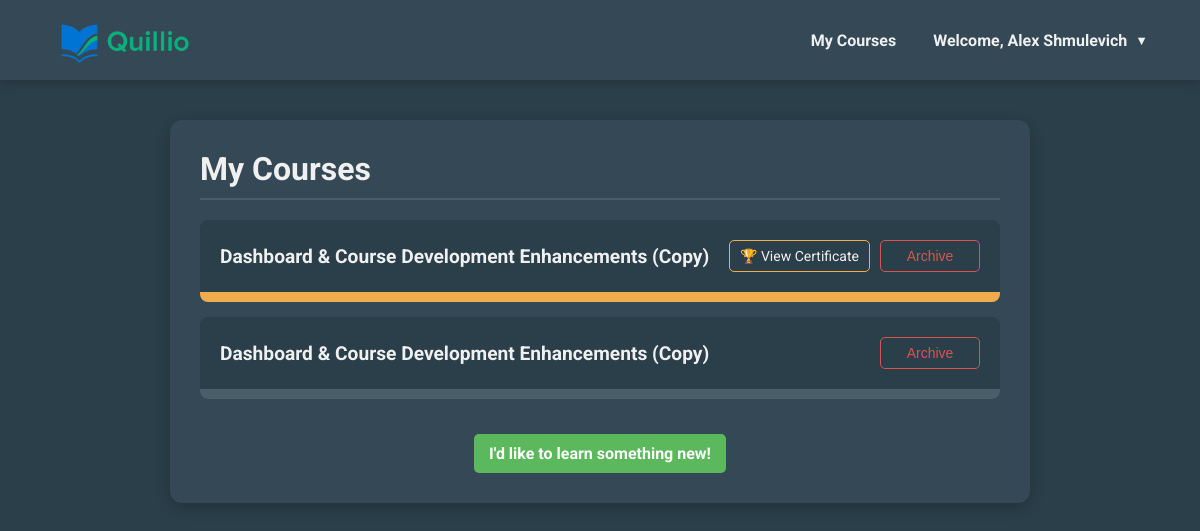
/course_dashboard (signed in), run on the app's committed database.
### app/models.py (models this page shows, shortened)
class User(UserMixin, db.Model):
    __tablename__ = 'users'
    id = db.Column(GUID(), primary_key=True, default=uuid.uuid4)
    email = db.Column(db.String(120), unique=True, nullable=False)
    password_hash = db.Column(db.String(256), nullable=False)
    full_name = db.Column(db.String(120), nullable=True)
    preferred_lesson_length = db.Column(db.Integer, nullable=False, default=15)
    language = db.Column(db.String(10), nullable=False, default='english')
    age = db.Column(db.Integer, nullable=True)
    bio = db.Column(db.Text, nullable=True)
    tokens_used = db.Column(db.Integer, nullable=False, default=0)
    is_verified = db.Column(db.Boolean, nullable=False, default=False)
    verification_token = db.Column(db.String(100), nullable=True)
    token_expires_at = db.Column(db.DateTime, nullable=True)
    reset_token = db.Column(db.String(100), unique=True, nullable=True)
    reset_token_expires = db.Column(db.DateTime, nullable=True)
    is_quillio_admin = db.Column(db.Boolean, nullable=False, default=False)
    @property
    def is_admin(self):
        return self.is_quillio_admin

class Course(db.Model):
    __tablename__ = 'courses'
    id = db.Column(GUID(), primary_key=True, default=uuid.uuid4)
    user_id = db.Column(GUID(), db.ForeignKey('users.id'), nullable=False)
    course_title = db.Column(db.String(200), nullable=False)
    course_data = db.Column(get_json_type(), nullable=False)
    status = db.Column(db.String(50), nullable=False, default='active')
    completed_lessons = db.Column(db.Integer, nullable=False, default=0)
    user = db.relationship('User', backref=db.backref('courses', lazy=True, cascade='all, delete-orphan'))

### app/routes.py (the view)
@app.route('/course_dashboard')
@login_required
def course_dashboard():
    active_courses = Course.query.filter_by(user_id=current_user.id, status='active').order_by(Course.id.desc()).all()
    return render_template('course_dashboard.html', courses=active_courses)

### app/configuration.py (called while the page is built)
@app.context_processor
def inject_csrf_token():
    return dict(csrf_token=generate_csrf())

@app.context_processor
def inject_utility_functions():
    return dict(math=math, shorten_title=shorten_title)

### app/db_utils.py (called while the page is built)
    def process_result_value(self, value, dialect):
        if value is not None:
            value = json.loads(value)
        return value

### app/models.py (called while the page is built)
@login_manager.user_loader
def load_user(user_id):
    return User.query.get(user_id)

    def process_bind_param(self, value, dialect):
        if value is None:
            return None
        if isinstance(value, str):
            try:
                if len(value) == 32 and all(c in '0123456789abcdef' for c in value.lower()):
                    value = uuid.UUID(hex=value)
                else:
                    value = uuid.UUID(value)
            except (ValueError, AttributeError):
                return value
        if isinstance(value, uuid.UUID):
            if dialect.name == 'postgresql':
                return str(value)
            return "%.32x" % value.int
        return value

    def process_result_value(self, value, dialect):
        if value is None:
            return value
        if isinstance(value, uuid.UUID):
            return value
        if isinstance(value, str) and len(value) == 32 and all(c in '0123456789abcdef' for c in value.lower()):
            return uuid.UUID(hex=value)
        try:
            return uuid.UUID(str(value))
        except (ValueError, AttributeError, TypeError):
            return value

### run.py (called while the page is built)
@app.before_request
def log_request_info():
    logger.debug(f'Request: {request.method} {request.path}')
    logger.debug(f'Headers: {dict(request.headers)}')
    logger.debug(f'Form data: {request.form}')
    if request.files:
        logger.debug(f'Files: {[f.filename for f in request.files.values()]}')

@app.after_request
def log_response_info(response):
    logger.debug(f'Response status: {response.status}')
    return response

### templates/course_dashboard.html (shortened to what this page needs)
{% extends "base.html" %}
{% block content %}
{% set lang = current_user.language %}
<div class="container">
    <div class="header">
        <h1>{% if lang == 'russian' %}Мои курсы{% else %}My Courses{% endif %}</h1>
    </div>
    {% if courses %}
        <ul class="course-list">
            {% for course in courses %}
                {% set total_lessons = course.course_data.units | map(attribute='lessons') | sum(start=[]) | length %}
                {% set progress_percent = (course.completed_lessons / total_lessons * 100) if total_lessons > 0 else 0 %}
                <li class="course-item">
                    <div class="course-info">
                        <a href="{{ url_for('show_course', course_id=course.id) }}" id="course-title-{{ course.id }}" class="course-title">{{ course.course_title | shorten_title }}</a>
                        <div class="course-actions">
                            {% if progress_percent >= 100 %}
                                <a href="{{ url_for('show_certificate', course_id=course.id) }}" class="certificate-btn">🏆 {% if lang == 'russian' %}Сертификат{% else %}View Certificate{% endif %}</a>
                            {% endif %}
                            <form class="archive-form" action="{{ url_for('archive_course', course_id=course.id) }}" method="POST" onsubmit="return confirm('{% if lang == 'russian' %}Вы уверены, что хотите архивировать этот курс?{% else %}Are you sure you want to archive this course?{% endif %}');">
                                <button type="submit">{% if lang == 'russian' %}Архивировать{% else %}Archive{% endif %}</button>
                            </form>
                        </div>
                    </div>
                    <div class="progress-bar-container">
                        <div class="progress-bar {{ 'completed' if progress_percent >= 100 }}" style="width: {{ progress_percent }}%;"></div>
                    </div>
                </li>
            {% endfor %}
        </ul>
    {% else %}
        <div class="no-courses">
            <p>{% if lang == 'russian' %}У вас нет активных курсов.{% else %}You don't have any active courses.{% endif %}</p>
        </div>
    {% endif %}
    <div class="new-course-wrapper">
        <a href="{{ url_for('home') }}" class="new-course-btn">{% if lang == 'russian' %}Я хочу научиться чему-то новому!{% else %}I'd like to learn something new!{% endif %}</a>
    </div>
 </div>
 {% endblock %}

### templates/base.html (shortened to what this page needs)
<!DOCTYPE html>
<html lang="en">
<head>
</head>
<body>
    {% if current_user.is_authenticated %}
    <nav class="top-nav">
        <div class="logo">
            <a href="{{ url_for('course_dashboard') }}">
                <img src="{{ url_for('static', filename='logo.png') }}" alt="Quillio Logo" style="height:50px; vertical-align:middle;">
            </a>
        </div>
        <div class="nav-links">
            <a href="{{ url_for('course_dashboard') }}">{% if current_user.language == 'russian' %}Мои курсы{% else %}My Courses{% endif %}</a>
            <div class="user-dropdown" id="userDropdown">
                <div class="user-dropdown-toggle" onclick="toggleUserDropdown()">
                    {% if current_user.language == 'russian' %}Добро пожаловать, {{ current_user.full_name or current_user.email.split('@')[0] }}{% else %}Welcome, {{ current_user.full_name or current_user.email.split('@')[0] }}{% endif %}
                </div>
            </div>
        </div>
    </nav>
    {% endif %}
    <main class="page-content">
        {% block content %}{% endblock %}
    </main>
</body>
</html>

### templates/base.html (style rules this page uses)
html, body { height: 100%; overflow-x: hidden; margin: 0; padding: 0; }
body { font-family: 'Roboto', sans-serif; background: #2A3F4A; color: #F0F0F0; overflow-y: auto; min-height: 100vh; display: flex; flex-direction: column; }
.top-nav { background: #344955; padding: 15px 40px; display: flex; justify-content: space-between; align-items: center; box-shadow: 0 2px 10px rgba(0,0,0,0.2); }
.top-nav .logo a { color: #F0F0F0; font-weight: 700; font-size: 1.5em; text-decoration: none; }
.top-nav .nav-links { display: flex; align-items: center; gap: 25px; }
.top-nav .nav-links a { color: #F0F0F0; text-decoration: none; font-weight: bold; transition: color 0.3s; }
.user-dropdown { position: relative; display: inline-block; }
.user-dropdown-toggle { color: #F0F0F0; text-decoration: none; font-weight: bold; cursor: pointer; padding: 8px 12px; border-radius: 6px; transition: background-color 0.3s, color 0.3s; display: flex; align-items: center; gap: 8px; }
.user-dropdown-toggle::after { content: '▼'; font-size: 0.8em; transition: transform 0.3s; }
.page-content { padding: 40px 20px; }

### templates/course_dashboard.html (style rules this page uses)
.container { max-width: 800px; margin: auto; background: #344955; padding: 30px; border-radius: 12px; box-shadow: 0 4px 15px rgba(0,0,0,0.2); }
.header { display: flex; justify-content: space-between; align-items: center; border-bottom: 2px solid #4a5e6a; padding-bottom: 10px; margin-bottom: 20px; }
.header h1 { margin: 0; color: #F0F0F0; border: none; padding: 0; }
.new-course-btn { background: #5cb85c; color: white; padding: 10px 15px; border-radius: 5px; text-decoration: none; font-weight: bold; display: inline-block; margin: 20px auto 0; }
.course-list { list-style-type: none; padding-left: 0; }
.course-item { background: #2A3F4A; margin-bottom: 15px; border-radius: 8px; overflow: hidden; }
.course-info { padding: 20px; display: flex; justify-content: space-between; align-items: center; }
.course-info a { text-decoration: none; color: #F0F0F0; font-weight: bold; font-size: 1.2em; }
.course-actions { display: flex; gap: 10px; margin-left: auto; }
.course-actions .certificate-btn { font-size: 1em; font-weight: normal; padding: 5px 10px; border-radius: 5px; line-height: 1; display: inline-flex; align-items: center; }
.archive-form button { background: transparent; border: 1px solid #d9534f; color: #d9534f; padding: 5px 10px; border-radius: 5px; cursor: pointer; line-height: 1; transition: all 0.2s; }
.progress-bar-container { background-color: #4a5e6a; height: 10px; }
.progress-bar { background-color: #5cb85c; height: 100%; width: 0%; transition: width 0.5s ease-in-out; }
.progress-bar.completed { background-color: #f0ad4e; }
.new-course-wrapper { text-align: center; }
.certificate-btn { background: transparent; border: 1px solid #f0ad4e; color: #f0ad4e; padding: 5px 10px; border-radius: 5px; text-decoration: none; font-weight: normal; transition: all 0.2s; }
.course-actions .certificate-btn, .course-actions .archive-form button { height: 32px; line-height: 20px; padding: 5px 10px; border-radius: 5px; font-size: 14px; box-sizing: border-box; display: inline-flex; align-items: center; font-weight: normal; min-width: 100px; justify-content: center; }
.course-list { list-style: none; padding: 0; max-width: 800px; margin: 0 auto; }

### data on the page
User: full_name "Alex Shmulevich"
Course: course_title|shorten_title "Dashboard & Course Development Enhancements (Copy)", shows "View Certificate", {{ progress_percent }} 100.0 (drawn)
Course: course_title|shorten_title "Dashboard & Course Development Enhancements (Copy)"
